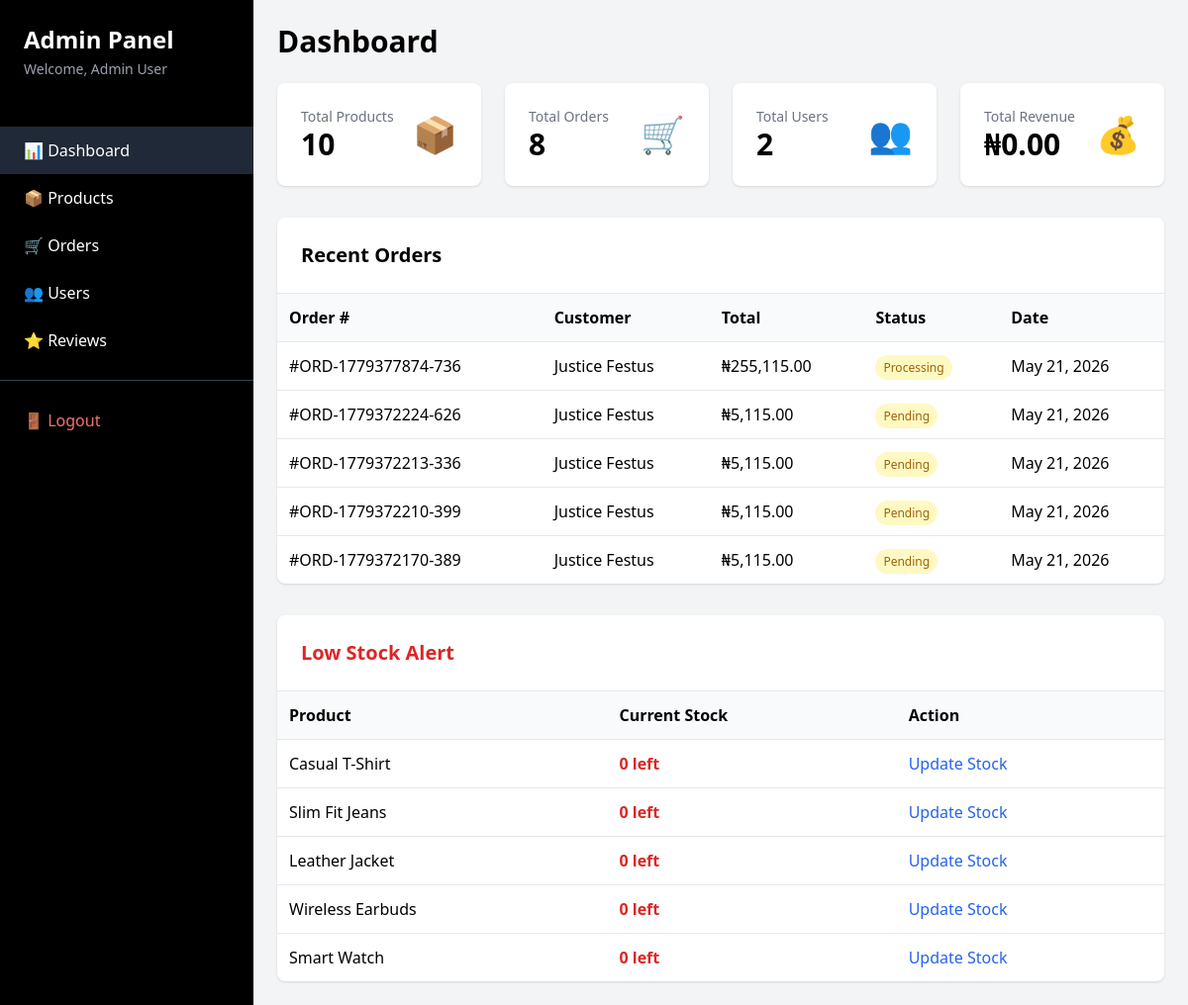
The page /admin/dashboard.php (signed in) on the database its author committed.
### tables this page shows
CREATE TABLE `orders` (
  `id` int(11) NOT NULL,
  `user_id` int(11) NOT NULL,
  `order_number` varchar(50) NOT NULL,
  `total_amount` decimal(10,2) NOT NULL,
  `status` enum('pending','processing','shipped','delivered','cancelled') DEFAULT 'pending',
  `shipping_address` text NOT NULL,
  `shipping_city` varchar(50) NOT NULL,
  `shipping_zip` varchar(20) NOT NULL,
  `payment_method` varchar(50) NOT NULL,
  `created_at` timestamp NOT NULL DEFAULT current_timestamp()
);

CREATE TABLE `users` (
  `id` int(11) NOT NULL,
  `first_name` varchar(50) NOT NULL,
  `last_name` varchar(50) NOT NULL,
  `email` varchar(100) NOT NULL,
  `password` varchar(255) NOT NULL,
  `phone` varchar(20) DEFAULT NULL,
  `address` text DEFAULT NULL,
  `city` varchar(50) DEFAULT NULL,
  `zip_code` varchar(20) DEFAULT NULL,
  `created_at` timestamp NOT NULL DEFAULT current_timestamp(),
  `updated_at` timestamp NOT NULL DEFAULT current_timestamp() ON UPDATE current_timestamp(),
  `role` enum('user','admin') DEFAULT 'user'
);

CREATE TABLE `products` (
  `id` int(11) NOT NULL,
  `name` varchar(255) NOT NULL,
  `price` decimal(10,2) NOT NULL,
  `category` varchar(100) NOT NULL,
  `image` varchar(255) DEFAULT NULL,
  `description` text DEFAULT NULL,
  `created_at` timestamp NOT NULL DEFAULT current_timestamp(),
  `stock` int(11) DEFAULT 0,
  `featured` tinyint(1) DEFAULT 0,
  `status` enum('active','inactive') DEFAULT 'active',
  `created_by` int(11) DEFAULT NULL
);

### includes/db.php (called while the page is built, shortened)
<?php
$host = 'localhost';
$user = 'root';
$password = '';
$database = 'ecommerce';
$conn = mysqli_connect($host, $user, $password, $database);
function query($sql, $params = [], $types = "") {
    global $conn;
    $stmt = mysqli_prepare($conn, $sql);
    mysqli_stmt_execute($stmt);
    return $stmt;
}
function fetch($stmt) {
    $result = mysqli_stmt_get_result($stmt);
    return mysqli_fetch_assoc($result);
}
function all($stmt) {
    $result = mysqli_stmt_get_result($stmt);
    $rows = [];
    while ($row = mysqli_fetch_assoc($result)) {
        $rows[] = $row;
    }
    return $rows;
}
?>

### admin/dashboard.php (the view, shortened to what this page needs)
<?php
require_once '../includes/db.php';
include 'includes/admin-header.php';
$total_products = fetch(query("SELECT COUNT(*) as count FROM products"))['count'];
$total_orders = fetch(query("SELECT COUNT(*) as count FROM orders"))['count'];
$total_users = fetch(query("SELECT COUNT(*) as count FROM users WHERE role = 'user'"))['count'];
$total_revenue = fetch(query("SELECT SUM(total_amount) as total FROM orders WHERE status = 'delivered'"))['total'] ?? 0;
$stmt = query("SELECT o.*, u.first_name, u.last_name FROM orders o
               JOIN users u ON o.user_id = u.id
               ORDER BY o.created_at DESC LIMIT 5");
$recent_orders = all($stmt);
$stmt = query("SELECT * FROM products WHERE stock < 10 AND status = 'active' ORDER BY stock ASC LIMIT 5");
$low_stock = all($stmt);
?>
<div>
    <h1 class="text-3xl font-bold mb-6">Dashboard</h1>
    <div class="grid grid-cols-1 md:grid-cols-4 gap-6 mb-8">
        <div class="bg-white rounded-lg shadow p-6">
            <div class="flex items-center justify-between">
                <div>
                    <p class="text-gray-500 text-sm">Total Products</p>
                    <p class="text-3xl font-bold"><?php echo $total_products; ?></p>
                </div>
                <div class="text-4xl">📦</div>
            </div>
        </div>
        <div class="bg-white rounded-lg shadow p-6">
            <div class="flex items-center justify-between">
                <div>
                    <p class="text-gray-500 text-sm">Total Orders</p>
                    <p class="text-3xl font-bold"><?php echo $total_orders; ?></p>
                </div>
                <div class="text-4xl">🛒</div>
            </div>
        </div>
        <div class="bg-white rounded-lg shadow p-6">
            <div class="flex items-center justify-between">
                <div>
                    <p class="text-gray-500 text-sm">Total Users</p>
                    <p class="text-3xl font-bold"><?php echo $total_users; ?></p>
                </div>
                <div class="text-4xl">👥</div>
            </div>
        </div>
        <div class="bg-white rounded-lg shadow p-6">
            <div class="flex items-center justify-between">
                <div>
                    <p class="text-gray-500 text-sm">Total Revenue</p>
                    <p class="text-3xl font-bold">₦<?php echo number_format($total_revenue, 2); ?></p>
                </div>
                <div class="text-4xl">💰</div>
            </div>
        </div>
    </div>
    <div class="bg-white rounded-lg shadow mb-8">
        <div class="p-6 border-b">
            <h2 class="text-xl font-bold">Recent Orders</h2>
        </div>
        <div class="overflow-x-auto">
            <table class="w-full">
                <thead class="bg-gray-50">
                    <tr class="text-left">
                        <th class="p-3">Order #</th>
                        <th class="p-3">Customer</th>
                        <th class="p-3">Total</th>
                        <th class="p-3">Status</th>
                        <th class="p-3">Date</th>
                    </tr>
                </thead>
                <tbody>
                    <?php foreach($recent_orders as $order): ?>
                    <tr class="border-t">
                        <td class="p-3">#<?php echo $order['order_number']; ?></td>
                        <td class="p-3"><?php echo $order['first_name'] . ' ' . $order['last_name']; ?></td>
                        <td class="p-3">₦<?php echo number_format($order['total_amount'], 2); ?></td>
                        <td class="p-3">
                            <span class="px-2 py-1 rounded-full text-xs
                                <?php echo $order['status'] == 'delivered' ? 'bg-green-100 text-green-700' :
                                          ($order['status'] == 'cancelled' ? 'bg-red-100 text-red-700' : 'bg-yellow-100 text-yellow-700'); ?>">
                                <?php echo ucfirst($order['status']); ?>
                            </span>
                        </td>
                        <td class="p-3"><?php echo date('M d, Y', strtotime($order['created_at'])); ?></td>
                    </tr>
                    <?php endforeach; ?>
                </tbody>
            </table>
        </div>
    </div>
    <?php if(!empty($low_stock)): ?>
    <div class="bg-white rounded-lg shadow">
        <div class="p-6 border-b">
            <h2 class="text-xl font-bold text-red-600">Low Stock Alert</h2>
        </div>
        <div class="overflow-x-auto">
            <table class="w-full">
                <thead class="bg-gray-50">
                    <tr class="text-left">
                        <th class="p-3">Product</th>
                        <th class="p-3">Current Stock</th>
                        <th class="p-3">Action</th>
                    </tr>
                </thead>
                <tbody>
                    <?php foreach($low_stock as $product): ?>
                    <tr class="border-t">
                        <td class="p-3"><?php echo $product['name']; ?></td>
                        <td class="p-3 text-red-600 font-bold"><?php echo $product['stock']; ?> left</td>
                        <td class="p-3">
                            <a href="product-edit.php?id=<?php echo $product['id']; ?>" class="text-blue-600 hover:underline">Update Stock</a>
                        </td>
                    </tr>
                    <?php endforeach; ?>
                </tbody>
            </table>
        </div>
    </div>
    <?php endif; ?>
</div>
<?php include 'includes/admin-footer.php'; ?>

### rows shown on the page
orders: order_number "ORD-1779377874-736", user.first_name "Justice", user.last_name "Festus", total_amount "255,115.00", status "Processing", created_at "May 21, 2026"
orders: order_number "ORD-1779372224-626", user.first_name "Justice", user.last_name "Festus", total_amount "5,115.00", status "Pending", created_at "May 21, 2026"
orders: order_number "ORD-1779372213-336", user.first_name "Justice", user.last_name "Festus", total_amount "5,115.00", status "Pending", created_at "May 21, 2026"
orders: order_number "ORD-1779372210-399", user.first_name "Justice", user.last_name "Festus", total_amount "5,115.00", status "Pending", created_at "May 21, 2026"
orders: order_number "ORD-1779372170-389", user.first_name "Justice", user.last_name "Festus", total_amount "5,115.00", status "Pending", created_at "May 21, 2026"
products: name "Casual T-Shirt", stock "0"
products: name "Slim Fit Jeans", stock "0"
products: name "Leather Jacket", stock "0"
products: name "Wireless Earbuds", stock "0"
products: name "Smart Watch", stock "0"

### other values the page prints
$_SESSION['user_name'] "Admin User"
$total_products "10"
$total_orders "8"
$total_users "2"
$total_revenue "0.00"
